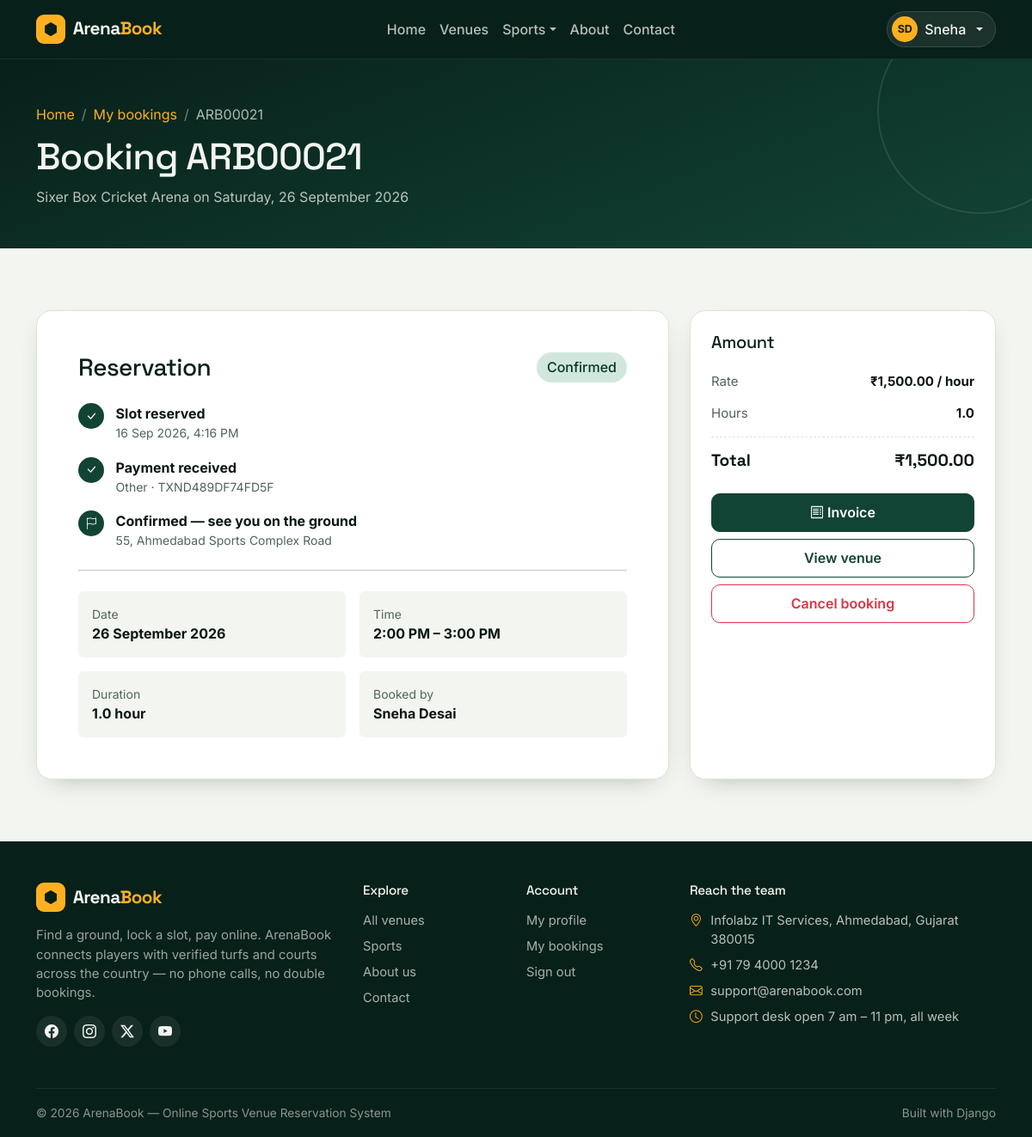
/bookings/21/ (signed in), run on the app's committed database.
### arena/models.py (models this page shows, shortened)
class User(AbstractBaseUser, PermissionsMixin):
    first_name = models.CharField(max_length=60)
    last_name = models.CharField(max_length=60, blank=True)
    email = models.EmailField(unique=True)
    profile_image = models.ImageField(upload_to="profiles/", blank=True, null=True)
    date_joined = models.DateTimeField(default=timezone.now)
    is_active = models.BooleanField(default=True)
    is_staff = models.BooleanField(
        default=False, help_text="Allows access to the ArenaBook admin panel."
    )
    objects = UserManager()
    USERNAME_FIELD = "email"
    REQUIRED_FIELDS = ["first_name"]
    class Meta:
        verbose_name = "User"
        verbose_name_plural = "Users"
        ordering = ["-date_joined"]
    @property
    def full_name(self):
        name = f"{self.first_name} {self.last_name}".strip()
        return name or self.email.split("@")[0]
    def get_short_name(self):
        return self.first_name or self.email.split("@")[0]
    @property
    def initials(self):
        parts = self.full_name.split()
        if len(parts) >= 2:
            return (parts[0][0] + parts[1][0]).upper()
        return self.full_name[:2].upper()
    @property
    def avatar_url(self):
        if self.profile_image:
            return self.profile_image.url
        try:
            if self.profile.image:
                return self.profile.image.url
        except Exception:
            pass
        return ""

class Booking(models.Model):
    PENDING = "pending"
    CONFIRMED = "confirmed"
    CANCELLED = "cancelled"
    STATUS_CHOICES = [
        (PENDING, "Pending"),
        (CONFIRMED, "Confirmed"),
        (CANCELLED, "Cancelled"),
    ]
    user = models.ForeignKey(
        settings.AUTH_USER_MODEL, on_delete=models.CASCADE, related_name="bookings"
    )
    turf = models.ForeignKey(Turf, on_delete=models.CASCADE, related_name="bookings")
    booking_date = models.DateField()
    start_time = models.TimeField()
    end_time = models.TimeField()
    total_amount = models.DecimalField(max_digits=10, decimal_places=2, default=0)
    status = models.CharField(max_length=20, choices=STATUS_CHOICES, default=PENDING)
    created_at = models.DateTimeField(auto_now_add=True)
    class Meta:
        ordering = ["-created_at"]
    @property
    def reference(self):
        return f"ARB{self.pk:05d}"
    @property
    def duration_hours(self):
        today = datetime.today().date()
        start = datetime.combine(today, self.start_time)
        end = datetime.combine(today, self.end_time)
        if end <= start:
            end += timedelta(days=1)
        return round((end - start).total_seconds() / 3600, 1)
    @property
    def is_paid(self):
        return self.payments.filter(status=Payment.COMPLETED).exists()
    @property
    def is_past(self):
        return self.booking_date < timezone.localdate()
    @property
    def can_cancel(self):
        return self.status != self.CANCELLED and not self.is_past
    @property
    def status_class(self):
        return {
            self.PENDING: "warning",
            self.CONFIRMED: "success",
            self.CANCELLED: "danger",
        }.get(self.status, "secondary")

class Turf(models.Model):
    turf_name = models.CharField(max_length=150)
    description = models.TextField(blank=True)
    category = models.ForeignKey(
        SportCategory, on_delete=models.CASCADE, related_name="turfs"
    )
    address = models.TextField()
    city = models.ForeignKey(City, on_delete=models.SET_NULL, null=True, blank=True)
    state = models.ForeignKey(State, on_delete=models.SET_NULL, null=True, blank=True)
    country = models.ForeignKey(Country, on_delete=models.SET_NULL, null=True, blank=True)
    price_per_hour = models.DecimalField(max_digits=10, decimal_places=2)
    open_time = models.TimeField(default=time(6, 0))
    close_time = models.TimeField(default=time(23, 0))
    image = models.ImageField(upload_to="turfs/", blank=True, null=True)
    created_at = models.DateTimeField(auto_now_add=True)
    capacity = models.PositiveIntegerField(default=10)
    amenities = models.CharField(
        max_length=255,
        blank=True,
        help_text="Comma separated, e.g. Parking, Floodlights, Washroom",
    )
    is_featured = models.BooleanField(default=False)
    is_active = models.BooleanField(default=True)
    class Meta:
        ordering = ["-created_at"]

class Payment(models.Model):
    CREDIT_CARD = "credit_card"
    DEBIT_CARD = "debit_card"
    PAYPAL = "paypal"
    OTHER = "other"
    PAYMENT_METHOD_CHOICES = [
        (CREDIT_CARD, "Credit Card"),
        (DEBIT_CARD, "Debit Card"),
        (PAYPAL, "PayPal"),
        (OTHER, "Other"),
    ]
    PENDING = "pending"
    COMPLETED = "completed"
    FAILED = "failed"
    STATUS_CHOICES = [
        (PENDING, "Pending"),
        (COMPLETED, "Completed"),
        (FAILED, "Failed"),
    ]
    user = models.ForeignKey(
        settings.AUTH_USER_MODEL, on_delete=models.CASCADE, related_name="payments"
    )
    booking = models.ForeignKey(
        Booking, on_delete=models.CASCADE, related_name="payments"
    )
    amount = models.DecimalField(max_digits=10, decimal_places=2)
    payment_method = models.CharField(
        max_length=20, choices=PAYMENT_METHOD_CHOICES, default=CREDIT_CARD
    )
    status = models.CharField(max_length=20, choices=STATUS_CHOICES, default=PENDING)
    payment_date = models.DateTimeField(default=timezone.now)
    transaction_id = models.CharField(max_length=40, blank=True)
    class Meta:
        ordering = ["-payment_date"]

### arena/views.py (the view)
# urls.py: path("bookings/<int:pk>/", views.booking_detail, name="booking_detail"),
@login_required
def booking_detail(request, pk):
    booking = get_object_or_404(
        Booking.objects.select_related("turf", "user"), pk=pk
    )
    if booking.user != request.user and not request.user.is_staff:
        messages.error(request, "You are not allowed to view that booking.")
        return redirect("my_bookings")
    payment = booking.payments.order_by("-payment_date").first()
    return render(
        request, "booking/booking_detail.html", {"booking": booking, "payment": payment}
    )

### templates/booking/booking_detail.html (shortened to what this page needs)
{% extends 'base.html' %}
{% load arena_extras %}
{% block content %}
<section class="page-head">
    <div class="container">
        <nav aria-label="breadcrumb">
            <ol class="breadcrumb">
                <li class="breadcrumb-item"><a href="{% url 'home' %}">Home</a></li>
                <li class="breadcrumb-item"><a href="{% url 'my_bookings' %}">My bookings</a></li>
                <li class="breadcrumb-item active">{{ booking.reference }}</li>
            </ol>
        </nav>
        <h1>Booking {{ booking.reference }}</h1>
        <p>{{ booking.turf.turf_name }} on {{ booking.booking_date|date:"l, j F Y" }}</p>
    </div>
</section>
<section class="section">
    <div class="container">
        <div class="row g-4">
            <div class="col-lg-8">
                <div class="card-chalk p-4 p-lg-5">
                    <div class="d-flex justify-content-between align-items-center flex-wrap gap-2 mb-4">
                        <h3 class="mb-0">Reservation</h3>
                        <span class="badge-status bg-{{ booking.status_class }}-subtle text-{{ booking.status_class }}-emphasis fs-6">{{ booking.get_status_display }}</span>
                    </div>
                    <div class="timeline-step">
                        <span class="timeline-dot done"><i class="bi bi-check-lg"></i></span>
                        <div>
                            <strong>Slot reserved</strong>
                            <div class="small text-muted-soft">{{ booking.created_at|date:"j M Y, g:i A" }}</div>
                        </div>
                    </div>
                    <div class="timeline-step">
                        <span class="timeline-dot {% if booking.is_paid %}done{% endif %}"><i class="bi {% if booking.is_paid %}bi-check-lg{% else %}bi-hourglass{% endif %}"></i></span>
                        <div>
                            <strong>{% if booking.is_paid %}Payment received{% else %}Awaiting payment{% endif %}</strong>
                            <div class="small text-muted-soft">{% if payment %}{{ payment.get_payment_method_display }} · {{ payment.transaction_id }}{% else %}Pay online to confirm the slot{% endif %}</div>
                        </div>
                    </div>
                    <div class="timeline-step">
                        <span class="timeline-dot {% if booking.status == 'confirmed' %}done{% endif %}"><i class="bi {% if booking.status == 'cancelled' %}bi-x-lg{% else %}bi-flag{% endif %}"></i></span>
                        <div>
                            <strong>{% if booking.status == 'cancelled' %}Cancelled{% elif booking.status == 'confirmed' %}Confirmed — see you on the ground{% else %}Not confirmed yet{% endif %}</strong>
                            <div class="small text-muted-soft">{{ booking.turf.address }}</div>
                        </div>
                    </div>
                    <hr class="my-4">
                    <div class="row g-3">
                        <div class="col-sm-6">
                            <div class="p-3 rounded" style="background:var(--chalk)">
                                <div class="small text-muted-soft">Date</div>
                                <strong>{{ booking.booking_date|date:"j F Y" }}</strong>
                            </div>
                        </div>
                        <div class="col-sm-6">
                            <div class="p-3 rounded" style="background:var(--chalk)">
                                <div class="small text-muted-soft">Time</div>
                                <strong>{{ booking.start_time|time:"g:i A" }} – {{ booking.end_time|time:"g:i A" }}</strong>
                            </div>
                        </div>
                        <div class="col-sm-6">
                            <div class="p-3 rounded" style="background:var(--chalk)">
                                <div class="small text-muted-soft">Duration</div>
                                <strong>{{ booking.duration_hours }} hour{{ booking.duration_hours|pluralize }}</strong>
                            </div>
                        </div>
                        <div class="col-sm-6">
                            <div class="p-3 rounded" style="background:var(--chalk)">
                                <div class="small text-muted-soft">Booked by</div>
                                <strong>{{ booking.user.full_name }}</strong>
                            </div>
                        </div>
                    </div>
                </div>
            </div>
            <div class="col-lg-4">
                <div class="card-chalk p-4">
                    <h5 class="mb-3">Amount</h5>
                    <div class="summary-line"><span class="text-muted-soft">Rate</span><strong>₹{{ booking.turf.price_per_hour|money }} / hour</strong></div>
                    <div class="summary-line"><span class="text-muted-soft">Hours</span><strong>{{ booking.duration_hours }}</strong></div>
                    <div class="summary-line total"><span>Total</span><span>₹{{ booking.total_amount|money }}</span></div>
                    <div class="d-grid gap-2 mt-3">
                        {% if booking.is_paid %}
                        <a href="{% url 'invoice' booking.pk %}" class="btn btn-pitch"><i class="bi bi-receipt me-1"></i>Invoice</a>
                        {% endif %}
                        <a href="{% url 'turf_detail' booking.turf.pk %}" class="btn btn-outline-pitch">View venue</a>
                        {% if booking.can_cancel and booking.user == user %}
                        <form method="post" action="{% url 'booking_cancel' booking.pk %}" data-confirm="Cancel this booking?" class="d-grid">
                            <button class="btn btn-outline-danger">Cancel booking</button>
                        </form>
                        {% endif %}
                    </div>
                </div>
            </div>
        </div>
    </div>
</section>
{% endblock %}

### templates/partials/navbar.html (shortened to what this page needs)
{% load static %}
<nav class="navbar navbar-expand-lg site-nav sticky-top">
    <div class="container">
        <a class="navbar-brand" href="{% url 'home' %}">
            <span class="brand-mark"><i class="bi bi-hexagon-fill"></i></span>
            <span class="brand-text">Arena<span class="brand-accent">Book</span></span>
        </a>
        <div class="collapse navbar-collapse" id="mainNav">
            <ul class="navbar-nav mx-auto">
                <li class="nav-item"><a class="nav-link {% if request.resolver_match.url_name == 'home' %}active{% endif %}" href="{% url 'home' %}">Home</a></li>
                <li class="nav-item"><a class="nav-link {% if request.resolver_match.url_name == 'turf_list' %}active{% endif %}" href="{% url 'turf_list' %}">Venues</a></li>
                <li class="nav-item dropdown">
                    <a class="nav-link dropdown-toggle {% if request.resolver_match.url_name == 'category_list' %}active{% endif %}" href="#" role="button" data-bs-toggle="dropdown">Sports</a>
                </li>
                <li class="nav-item"><a class="nav-link {% if request.resolver_match.url_name == 'about' %}active{% endif %}" href="{% url 'about' %}">About</a></li>
                <li class="nav-item"><a class="nav-link {% if request.resolver_match.url_name == 'contact' %}active{% endif %}" href="{% url 'contact' %}">Contact</a></li>
            </ul>
            <div class="d-flex align-items-center gap-2 nav-actions">
                {% if user.is_authenticated %}
                    <div class="dropdown">
                        <button class="btn btn-user dropdown-toggle" data-bs-toggle="dropdown" aria-expanded="false">
                            {% if user.avatar_url %}
                            <img src="{{ user.avatar_url }}" alt="" class="nav-avatar">
                            {% else %}
                            <span class="nav-avatar nav-avatar--initials">{{ user.initials }}</span>
                            {% endif %}
                            <span class="d-none d-lg-inline">{{ user.get_short_name }}</span>
                        </button>
                    </div>
                {% else %}
                    <a href="{% url 'login' %}" class="btn btn-outline-chalk btn-sm">Sign in</a>
                    <a href="{% url 'register' %}" class="btn btn-amber btn-sm">Create account</a>
                {% endif %}
            </div>
        </div>
    </div>
</nav>

### data on the page
User: initials "SD", get_short_name "Sneha"
Booking: reference "ARB00021", turf.turf_name "Sixer Box Cricket Arena", booking_date "Saturday, 26 September 2026", status "Confirmed", created_at "16 Sep 2026, 4:16 PM", turf.address "55, Ahmedabad Sports Complex Road", booking_date "26 September 2026", start_time "2:00 PM", end_time "3:00 PM", duration_hours "1.0", user.full_name "Sneha Desai", turf.price_per_hour "1,500.00", total_amount "1,500.00"
Payment: payment_method "Other", transaction_id "TXND489DF74FD5F"
